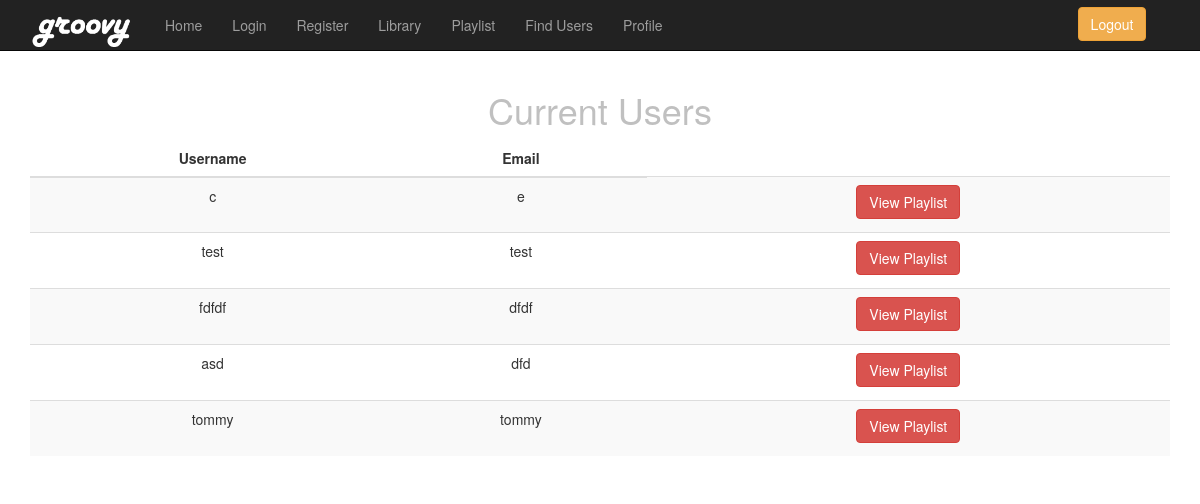
/users.php, run on an earlier commit of the app's database.
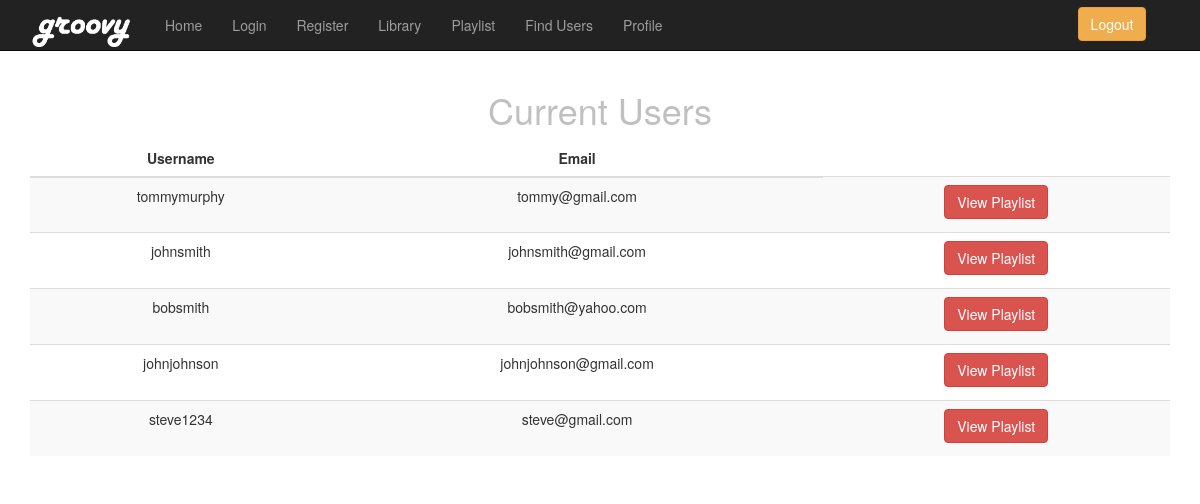
And on a later commit of the database.
### tables this page shows
CREATE TABLE `users` (
  `id` int(11) NOT NULL,
  `firstname` varchar(20) NOT NULL,
  `lastname` varchar(20) NOT NULL,
  `username` varchar(25) NOT NULL,
  `password` varchar(25) NOT NULL,
  `email` varchar(30) NOT NULL
);

### users.php (the view, shortened to what this page needs)
<!DOCTYPE html>
<html lang="en">
<head>
    <link href="css/bootstrap.min.css" rel="stylesheet">
</head>
<body>
    <nav class="navbar navbar-inverse navbar-fixed-top" role="navigation">
        <div class="container">
            <div class="navbar-header">
                <a class="navbar-brand" href="#"><img src="images/groovylogowhite.png" width="105"></a>
            </div>
            <div class="collapse navbar-collapse" id="bs-example-navbar-collapse-1">
                <ul class="nav navbar-nav">
                    <li>
                        <a href="home.php">Home</a>
                    </li>
                    <li>
                        <a href="login.php">Login</a>
                    </li>
                    <li>
                        <a href="signup.php">Register</a>
                    </li>
                    <li>
                        <a href="songlist.php">Library</a>
                    </li>
                    <li>
                        <a href="home.php">Playlist</a>
                    </li>
                    <li>
                        <a href="users.php">Find Users</a>
                    </li>
                    <li>
                        <a href="editUser.php">Profile</a>
                    </li>
                    <a href="index.php">
                    <button type="button" class="btn btn-warning" style="margin-left:400px; margin-top:7px; color: white;">Logout</button>
                    </a>
                </ul>
            </div>
        </div>
    </nav>
    <div class="container">
        <div class="row">
            <div class="col-lg-12 text-center">
<h1 style="color: silver">Current Users</h1>
      <table class="table table-striped" id="table" border="0" align="center">
      <thead>
      <tr>
      <th>Username</th>
      <th>Email</th>
    </tr>
      </thead>
 <?php
      include 'connection.php';
    $query = "SELECT * FROM users ";
    $myQuery = mysqli_query($conn, $query);
    while($row = mysqli_fetch_array($myQuery)){
     ?>
    <form action="userPlaylist.php" method="post">
    <tr><td><?php echo $row["username"] ?>
        </td><td> <?php echo $row["email"] ?>
        <td><label>
    <input type= "submit" class="btn btn-danger" name = "submit" value="View Playlist" />
    </label>
    </td></tr>
    </form>
    <?php
    }
    ?>
            </div>
        </div>
    </div>
</body>
</html>

### users.php (style rules this page uses)
body { padding-top: 70px; }
th { text-align:center; }

What changed in the data, as far as the page shows it:
removed users: username "c", email "e"
removed users: username "test", email "test"
removed users: username "fdfdf", email "dfdf"
removed users: username "asd", email "dfd"
changed users: username "tommy" → "tommymurphy"; email "tommy" → "tommy@gmail.com"
added users: username "johnsmith", email "johnsmith@gmail.com"
added users: username "bobsmith", email "bobsmith@yahoo.com"
added users: username "johnjohnson", email "johnjohnson@gmail.com"
added users: username "steve1234", email "steve@gmail.com"
